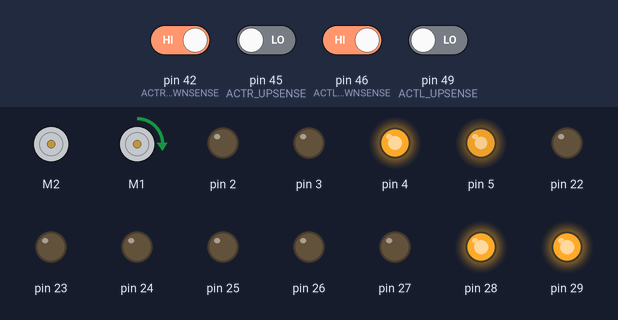
Bench run of a sketch on a simulated Arduino Mega 2560, built with avr-gcc and run on an emulated ATmega2560. On the bench: 2 × DC motor (green arrow = forward, orange = backward, longer = faster), output pins drawn as LEDs (lit = HIGH). The inputs (shaded band) are chosen by the test bench; at power-on: pin 42 (ACTR_DOWNSENSE), pin 46 (ACTL_DOWNSENSE) HIGH, pin 45 (ACTR_UPSENSE), pin 49 (ACTL_UPSENSE) LOW.

Above: at 13.85 s.
13.9 s: pin 42 (ACTR_DOWNSENSE) driven LOW
At 14.8 s:
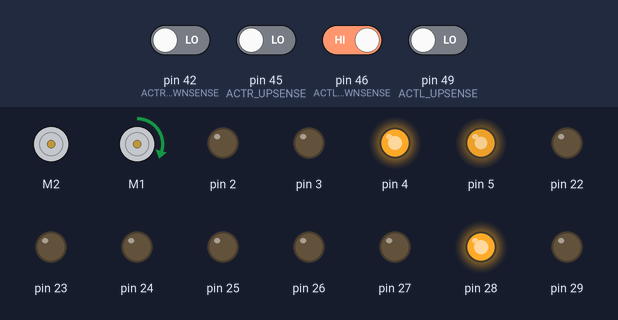
15.7 s: pin 46 (ACTL_DOWNSENSE) driven LOW
At 16.9 s:
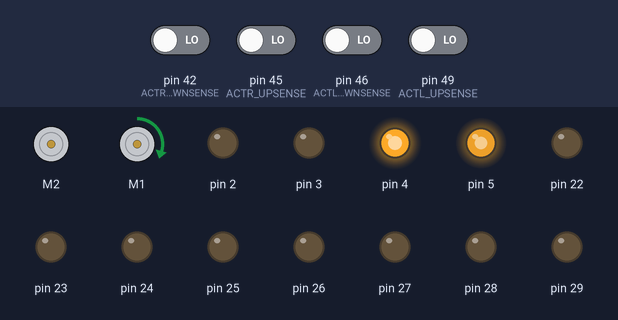
At 26.2 s:
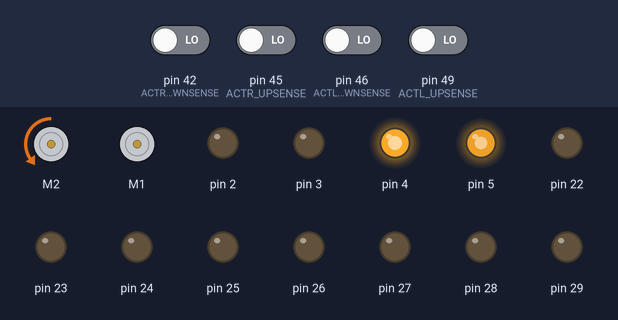
Timing chart, 0 to 27.3 s (numbered marks = the images above; inputs shaded):
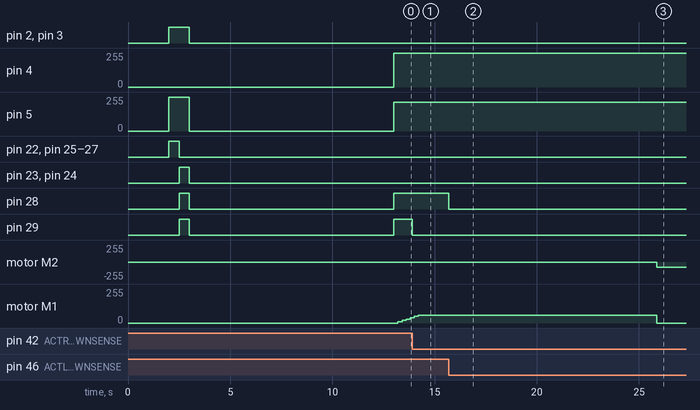

The sketch:

ArduinoBasicMoves.ino
```cpp
#include <Sabertooth.h>
Sabertooth ST(128);

#include "Rover.h"

void setup() {
  noInterrupts();           // disable all interrupts
  TCCR1A = 0;
  TCCR1B = 0;
  TCNT1  = 0;
  OCR1A = 16000000 / 256 / 5;            // compare match register 16MHz/256/2Hz IMPoRTANT ONE
  TCCR1B |= (1 << WGM12);   // CTC mode
  TCCR1B |= (1 << CS12);    // 256 prescaler
  TIMSK1 |= (1 << OCIE1A);  // enable timer compare interrupt
  interrupts();

  // Serial.begin(9600);
  SabertoothTXPinSerial.begin(9600); // 9600 is the default baud rate for Sabertooth packet serial.
  ST.autobaud(); // Send the autobaud command to the Sabertooth controller(s).

  Rover *rover = new Rover();

  rover->forward();
  delay(500);
  rover->backward();
  delay(500);
  rover->halt();
  delay(10000);

  rover->digCycle(); // ideally would work good
  delay(5000);
  rover->depositCycle();// need hall sensor


  // All else fails go down an abstraction level
  DepositModule *depMod = new DepositModule();
  DiggingModule *digMod = new DiggingModule();
  LinearActuator *actRight = new LinearActuator(5,29,27, round(ACTUATOR_SPEED * .85));
  LinearActuator *actLeft = new LinearActuator(4,28,26, ACTUATOR_SPEED);
  actRight->retract();
  actLeft->retract();
  delay(1000);
  actRight->halt();
  actLeft->halt();
}

void loop() {
}
```

DepositModule.h
```cpp
#define DEP_BOTTOM 0
#define TOP_OFFSET 38000 // Ticks from bottom to top

int INTERRUPT_DEP_A = digitalPinToInterrupt(18);
int INTERRUPT_DEP_B = digitalPinToInterrupt(21);

#define DEP_MOTOR 2

volatile double depPos = 0;
volatile int DEP_A_SIG = 0, DEP_B_SIG = 1;

void DEP_A_RISE();
void DEP_A_FALL();
void DEP_B_RISE();
void DEP_B_FALL();

void DEP_A_RISE(){
  detachInterrupt(INTERRUPT_DEP_A);
  DEP_A_SIG = 1;
  if (DEP_B_SIG == 0)
    depPos++; // moving forward
  if (DEP_B_SIG == 1)
    depPos--; // moving reverse
  attachInterrupt(INTERRUPT_DEP_A, DEP_A_FALL, FALLING);
}
void DEP_A_FALL(){
  detachInterrupt(INTERRUPT_DEP_A);
  DEP_A_SIG = 0;
  if (DEP_B_SIG == 1)
    depPos++; // moving forward
  if (DEP_B_SIG == 0)
    depPos--; // moving reverse
  attachInterrupt(INTERRUPT_DEP_A, DEP_A_RISE, RISING);
}
void DEP_B_RISE(){
  detachInterrupt(INTERRUPT_DEP_B);
  DEP_B_SIG = 1;
  if (DEP_A_SIG == 1)
    depPos++; // moving forward
  if (DEP_A_SIG == 0)
    depPos--; // moving reverse
  attachInterrupt(INTERRUPT_DEP_B, DEP_B_FALL, FALLING);
}
void DEP_B_FALL(){
  detachInterrupt(INTERRUPT_DEP_B);
  DEP_B_SIG = 0;
  if (DEP_A_SIG == 0)
    depPos++; // moving forward
  if (DEP_A_SIG == 1)
    depPos--; // moving reverse
  attachInterrupt(INTERRUPT_DEP_B, DEP_B_RISE, RISING);
}

class DepositModule
{
private:
  int error, lasterror;
  int dE, iE;
  int kp = 1, ki = 0, kd = 0;

public:

  void top() // moves bucket to top
  {
    while (TOP_OFFSET - depPos > 0)
    {
      ST.motor(DEP_MOTOR, -40);
    }
    ST.motor(DEP_MOTOR, 0);
  }
  void middle() // Align bucket with bottom then move bucket to halfway
  {
    this->bottom();
    while (TOP_OFFSET/2 - depPos > 0)
    {
      ST.motor(DEP_MOTOR, -40);
    }
    ST.motor(DEP_MOTOR, 0);
  }
  void bottom() // moves bucket to bottom
  {
    while (depPos > 0)
    {
      ST.motor(DEP_MOTOR, 40);
    }
    ST.motor(DEP_MOTOR, 0);
  }
};
```

DiggingModule.h
```cpp
#define DIG_MOTOR 1
#define ACTUATOR_SPEED 252

// Hall sensors
#define ACTL_UPSENSE 49
#define ACTL_DOWNSENSE 46
#define ACTR_UPSENSE 45
#define ACTR_DOWNSENSE 42

#define DIG_TIME 100000


volatile int INTERRUPT_DIG_A = digitalPinToInterrupt(20);
volatile int INTERRUPT_DIG_B = digitalPinToInterrupt(19);

volatile int prevTime = millis(), prevPos = 0;
volatile boolean motorRunning = false;

volatile int DIG_A_SIG = 0, DIG_B_SIG = 1;
volatile int digPos = 0;
volatile double actVel = 0;

volatile int speedSetting = 0;
volatile int digSpeed = 0;
volatile float K_p_A = 5;

void DIG_A_RISE();
void DIG_A_FALL();
void DIG_B_RISE();
void DIG_B_FALL();


void DIG_A_RISE(){
  detachInterrupt(INTERRUPT_DIG_A);
  DIG_A_SIG = 1;
  if (DIG_B_SIG == 0)
    digPos++; // moving forward
  if (DIG_B_SIG == 1)
    digPos--; // moving reverse
  attachInterrupt(INTERRUPT_DIG_A, DIG_A_FALL, FALLING);
}
void DIG_A_FALL(){
  detachInterrupt(INTERRUPT_DIG_A);
  DIG_A_SIG = 0;
  if (DIG_B_SIG == 1)
    digPos++; // moving forward
  if (DIG_B_SIG == 0)
    digPos--; // moving reverse
  attachInterrupt(INTERRUPT_DIG_A, DIG_A_RISE, RISING);
}
void DIG_B_RISE(){
  detachInterrupt(INTERRUPT_DIG_B);
  DIG_B_SIG = 1;
  if (DIG_A_SIG == 1)
    digPos++; // moving forward
  if (DIG_A_SIG == 0)
    digPos--; // moving reverse
  attachInterrupt(INTERRUPT_DIG_B, DIG_B_FALL, FALLING);
}
void DIG_B_FALL(){
  detachInterrupt(INTERRUPT_DIG_B);
  DIG_B_SIG = 0;
  if (DIG_A_SIG == 0)
    digPos++; // moving forward
  if (DIG_A_SIG == 1)
    digPos--; // moving reverse
  attachInterrupt(INTERRUPT_DIG_B, DIG_B_RISE, RISING);
}


ISR(TIMER1_COMPA_vect) // timer compare interrupt service routine
{
  if (motorRunning){
    int curTime = millis();
    int curPos = digPos;

    actVel = (curPos-prevPos) / (curTime-prevTime)*1000/3600;
    int error = digSpeed - actVel;

    speedSetting = int(float(speedSetting) + K_p_A*error); //calcutate new output from controller
    speedSetting = constrain(speedSetting, -30, 30); // Constraints so no one dies

    ST.motor(DIG_MOTOR, speedSetting);
    prevPos = curPos;
    prevTime = curTime;
  }
}


class DiggingModule
{
private:
  LinearActuator *actLeft, *actRight;
  int a1, b1, p1;

public:
  DiggingModule()
  {
    // MotorController(p1, a1, b1) => p1 is PWN (0->255); a1 is forward (HIGH/LOW); b1 is backward (HIGH/LOW);
    actRight = new LinearActuator(5,29,27, round(ACTUATOR_SPEED * .85));
    actLeft = new LinearActuator(4,28,26, ACTUATOR_SPEED);
    // digDrive = new MotorController(9,33,34);
    int time = millis();
  }

  void extend()
  {

    actRight->extend();
    actLeft->extend();

    boolean lHalt = false, rHalt = false;
    while(lHalt == false or rHalt == false){ // While one actuator is moving
      if (digitalRead(ACTR_DOWNSENSE) == LOW){
        actRight->halt();
        rHalt = true;
      }
      if (digitalRead(ACTL_DOWNSENSE) == LOW){
        actLeft->halt();
        lHalt = true;
      }
    }
    actRight->halt();
    actLeft->halt();
  }

  void retract()
  {
    actRight->retract();
    actLeft->retract();
    boolean lHalt = false, rHalt = false;
    while(lHalt == false or rHalt == false){ // While one actuator is moving
      if (digitalRead(ACTR_UPSENSE) == LOW){
        actRight->halt();
        rHalt = true;
      }
      if (digitalRead(ACTL_UPSENSE) == LOW){
        actLeft->halt();
        lHalt = true;
      }
    }
    actRight->halt();
    actLeft->halt();
  }

  void startMotor(int speed){
    digSpeed = speed;
    prevTime = millis();
    prevPos = digPos;
    motorRunning = true; // lets interrupt go into if statement
  }
  void stopMotor(){
    motorRunning = false; // prevents interrupt from going into if statement
    ST.motor(DIG_MOTOR, 0);
  }

};
```

LinearActuator.h
```cpp
class LinearActuator
{
private:
  int p1, a1, b1, vel;

public:
  LinearActuator(int p1, int a1, int b1, int vel)
  {
    this->p1 = p1;
    this->a1 = a1;
    this->b1 = b1;
    this->vel = vel;
    pinMode(p1, OUTPUT);
    pinMode(a1, OUTPUT);
    pinMode(b1, OUTPUT);
  }
  void extend()
  {
    digitalWrite(this->a1, HIGH);
    digitalWrite(this->b1, LOW);
    analogWrite(this->p1, this->vel);
  }
  void retract()
  {
    digitalWrite(this->a1, LOW);
    digitalWrite(this->b1, HIGH);
    analogWrite(this->p1, this->vel);
  }
  void halt()
  {
    digitalWrite(this->a1, LOW);
    digitalWrite(this->b1, LOW);
  }
};
```

MotorController.h
```cpp
#define SPEED 255

class MotorController
{
private:
  int p1, a1, b1;

public:
  MotorController(int p1, int a1, int b1)
  {
    this->p1 = p1;
    this->a1 = a1;
    this->b1 = b1;
    pinMode(p1, OUTPUT);
    pinMode(a1, OUTPUT);
    pinMode(b1, OUTPUT);
  }

  void forward()
  {
    digitalWrite(a1, HIGH);
    digitalWrite(b1, LOW);
    analogWrite(p1, SPEED);
  }

  void backward()
  {
    digitalWrite(a1, LOW);
    digitalWrite(b1, HIGH);
    analogWrite(p1, SPEED);
  }

  void halt()
  {
    digitalWrite(a1, LOW);
    digitalWrite(b1, LOW);
    analogWrite(p1, 0);
  }
};
```

Rover.h
```cpp
/*
    Rover Class
      - Main control for robot, highest abstraction
*/

#include "MotorController.h"
#include "LinearActuator.h"
#include "DepositModule.h"
#include "DiggingModule.h"

#define DIG_SPEED 1
#define DIG_TIME 10*1000 // After fully extended dig for X seconds
class Rover {

private:

  MotorController *frontLeft, *frontRight;
  MotorController *backLeft, *backRight;

  DiggingModule *digMod;
  DepositModule *depMod;

public:

  Rover() {
    frontRight = new MotorController(2,22,24); // (pwm, a, b)
    backRight = new MotorController(3,25,23);
    frontLeft = new MotorController(5,26,28);
    backLeft = new MotorController(5,27,29);

    digMod = new DiggingModule();
    depMod = new DepositModule();
  }
  void forward() {
    this->backLeft->forward();
    this->frontRight->forward();
    this->frontLeft->forward();
    this->backRight->forward();
  }
  void backward() {
    backLeft->backward();
    frontRight->backward();
    frontLeft->backward();
    backRight->backward();
  }
  void right() {
    backLeft->forward();
    frontRight->backward();
    frontLeft->forward();
    backRight->backward();
  }
  void left() {
    backLeft->backward();
    frontRight->forward();
    frontLeft->backward();
    backRight->forward();
  }
  void halt() {
    backLeft->halt();
    frontRight->halt();
    frontLeft->halt();
    backRight->halt();
  }

  // Full dig cycle, meant for high abstraction after all code is verified
  void digCycle() {
      depMod->bottom();
      digMod->startMotor(DIG_SPEED);
      digMod->extend();

      int startTime = millis();
      int curTime = millis();
      while (curTime - startTime < DIG_TIME){
          curTime = millis();
      }
      digMod->startMotor(1); // lose the dirt
      digMod->retract();
      digMod->stopMotor();
      depMod->middle();
  }

  void depositCycle() {
      digMod->startMotor(-1*DIG_SPEED); // Reverse does not work, will need to be replaced with hall sensor

      // Shake it out
      depMod->top();
      depMod->bottom();
      depMod->top();
      depMod->bottom();
  }

};
```

Measured:
- after the input at 13.9 s, pin 29: HIGH → LOW at once
- after the input at 15.7 s, pin 28: HIGH → LOW at once; motor M2: stopped → backward 80/255 after 10.2 s; motor M1: forward 60/255 → stopped after 10.2 s
